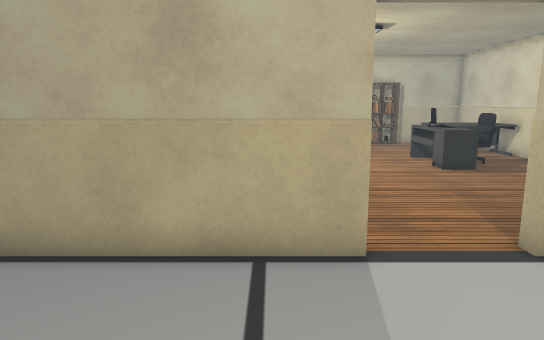
view 1 (above)

17 first-person views from a walk through a scene from a Unity 3-D project. The camera is 1.4 m above the floor, tilts 10° down and sees 70° across. Doors are open. The floor is counted in squares, 0.5 m on a side. Each view is taken from the middle of a square. On the plan, view 1 faces up. The plan holds only what a view shows up to about 20 squares ahead; the rest is blank. The place goes on beyond the plan. The player character is not drawn. Some surface patterns are stand-ins.

view 2
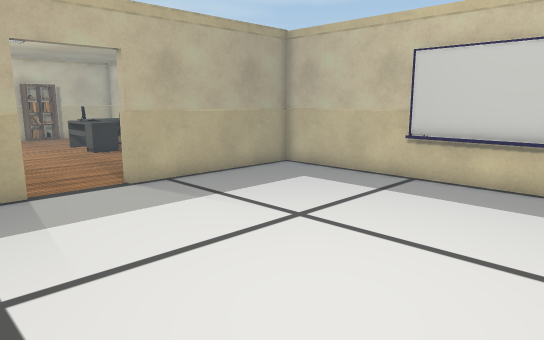

view 3
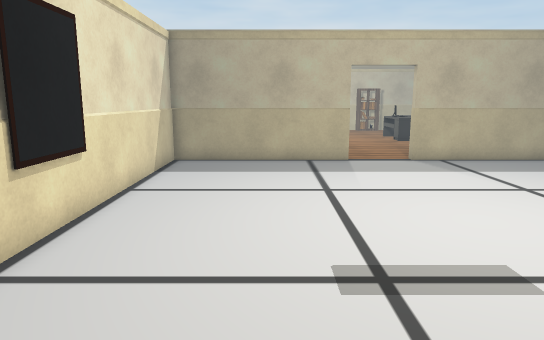

view 4
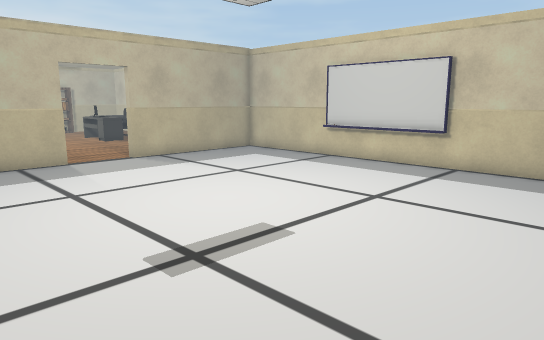

view 5
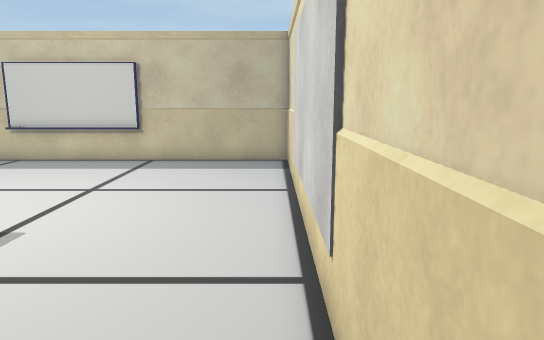

view 6
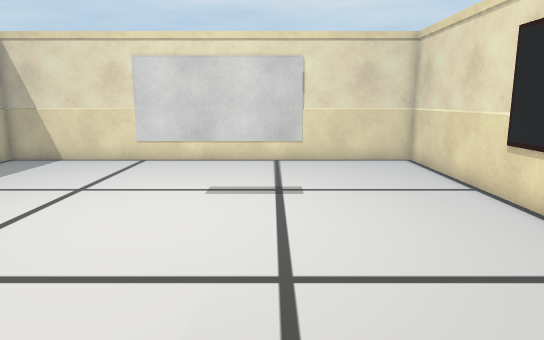

view 7
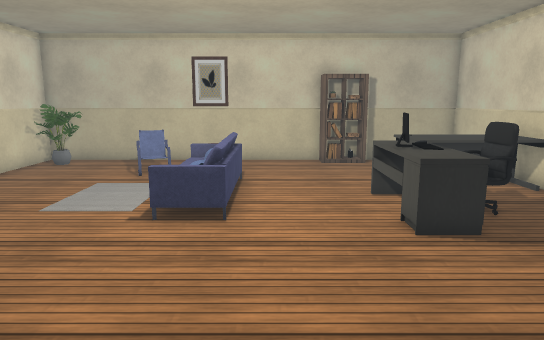

view 8
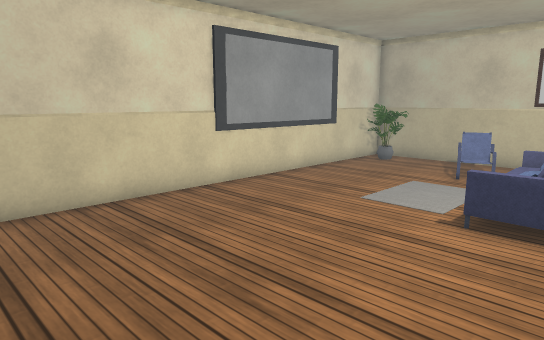

view 9
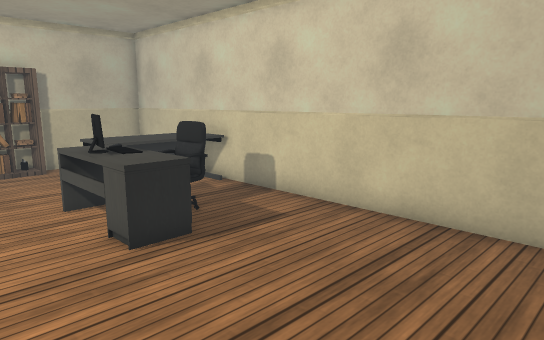

view 10
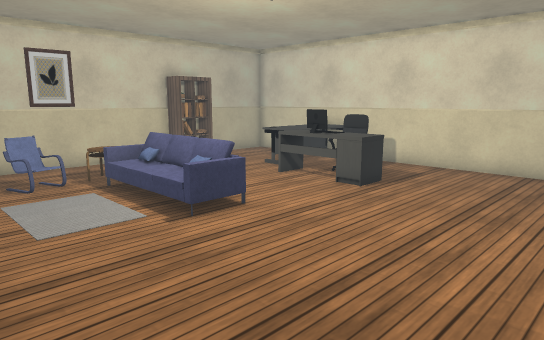

view 11
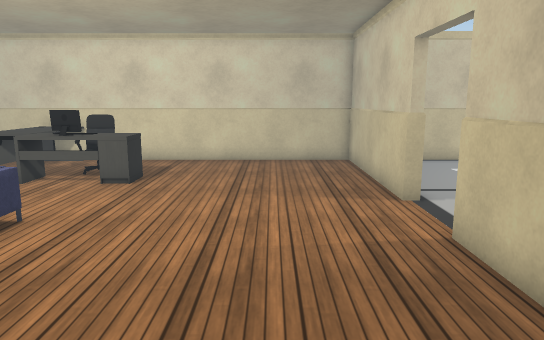

view 12
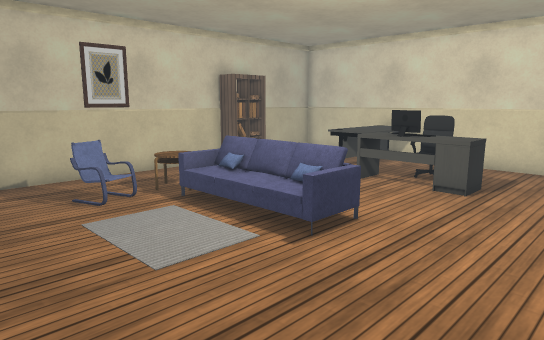

view 13
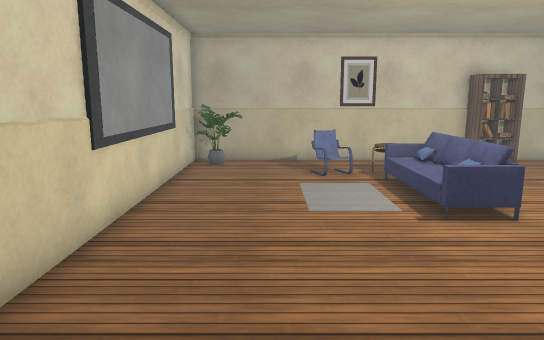

view 14
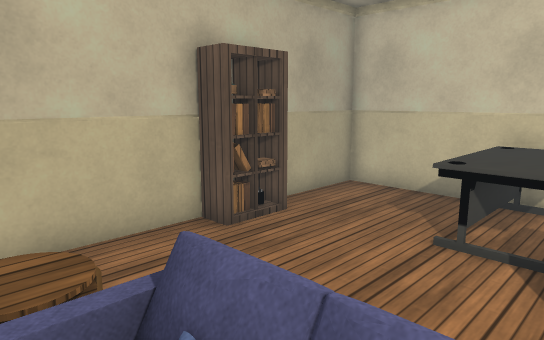

view 15
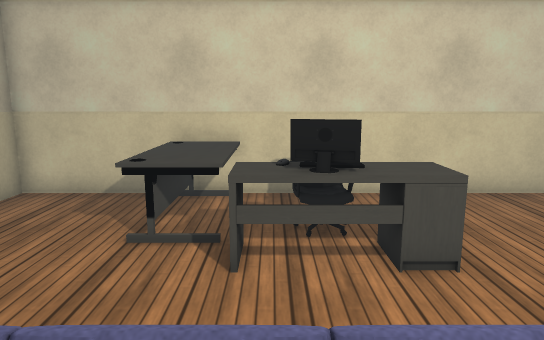

view 16
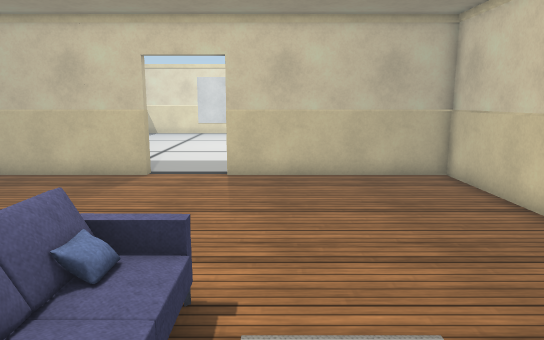

view 17
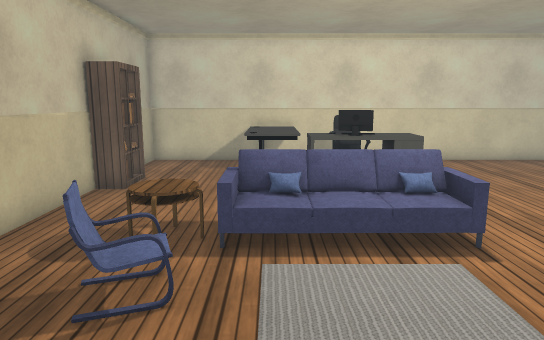

### Floor plan
Points are (right, up) in squares from view 1. A wall is a line through its corners. A room is listed if a view was taken in it or the views show most of it. See-through windows are left out.
Room 1 (views 1, 2, 3, 4, 5, 6)
walls: (1.8, 6.7) (-6.7, 6.7) (-6.7, -2.6); (-6.7, -4.4) (-6.7, -12.8) (12.8, -12.8) (12.8, 6.7) (4.8, 6.7); (12.5, -5.7) (12.5, 0.5)
low walls: (12.2, -5.8) (12.2, -0.5)
ways out: open door at (3.5, 7) to room 2
objects: other object (12, 0)
Room 2 (views 7, 8, 9, 10, 11, 12, 13, 14, 15, 16, 17)
walls: (4.8, 7.2) (12.8, 7.2) (12.8, 26.7) (-6.7, 26.7) (-6.7, 7.2) (1.8, 7.2)
ways out: open door at (3.5, 7) to room 1
objects: plant (-6, 25) to (-5, 26); armchair (-1, 24) to (0, 24); table (1, 23) to (2, 24); sofa (3, 18) to (3, 21); shelf (6, 26) to (8, 26); desk (7, 16) to (8, 17); monitor (7, 18); desk (7, 19) to (8, 20); keyboard (8, 17) to (8, 19); desk (8, 20) to (12, 22); chair (9, 17) to (10, 18)

Where each view was taken, in squares from view 1:
view 1: 0 up, 0 right, facing up
view 2: 6 down, 1 left, facing up-right
view 3: 12 down, 2 left, facing up
view 4: 12 down, 4 left, facing up-right
view 5: 12 down, 6 left, facing right
view 6: 6 up, 0 right, facing down
view 7: 8 up, 4 right, facing up
view 8: 8 up, 4 right, facing up-left
view 9: 9 up, 4 right, facing up-right
view 10: 9 up, 4 left, facing up-right
view 11: 11 up, 6 left, facing right
view 12: 12 up, 5 left, facing up-right
view 13: 8 up, 3 left, facing up
view 14: 19 up, 1 right, facing up-right
view 15: 19 up, 1 right, facing right
view 16: 22 up, 0 right, facing down
view 17: 21 up, 6 left, facing right
